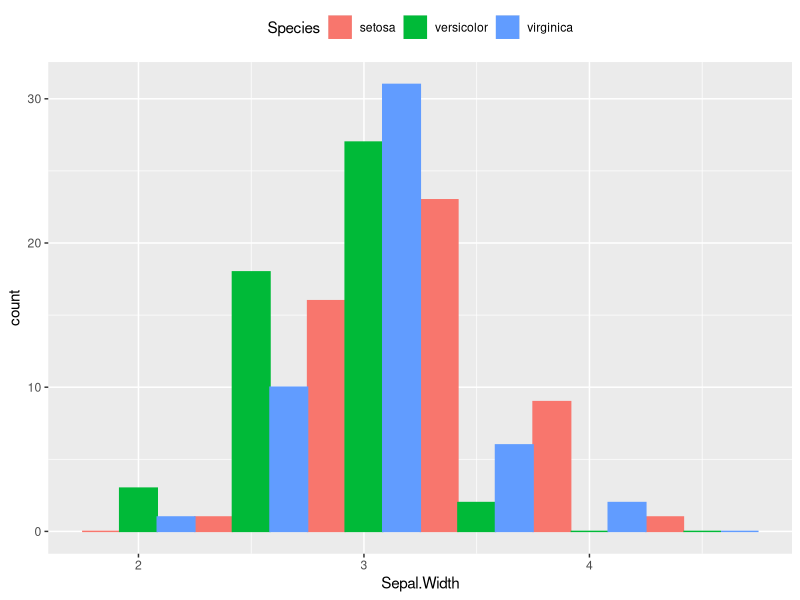

This figure's R source:
library(ggplot2)

ggplot(iris, aes(x = Sepal.Width, fill = Species, color = Species)) + 
  geom_histogram(binwidth = 0.5, position = "dodge") +
  theme(legend.position = "top")
  